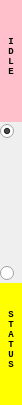
<?xml version="1.0" encoding="UTF-8"?>
<ui version="4.0">
 <class>SpecialPort</class>
 <widget class="QWidget" name="SpecialPort">
  <property name="geometry">
   <rect>
    <x>0</x>
    <y>0</y>
    <width>22</width>
    <height>405</height>
   </rect>
  </property>
  <property name="font">
   <font>
    <pointsize>7</pointsize>
   </font>
  </property>
  <property name="windowTitle">
   <string>Form</string>
  </property>
  <layout class="QVBoxLayout" name="verticalLayout">
   <property name="spacing">
    <number>2</number>
   </property>
   <property name="leftMargin">
    <number>0</number>
   </property>
   <property name="topMargin">
    <number>0</number>
   </property>
   <property name="rightMargin">
    <number>0</number>
   </property>
   <property name="bottomMargin">
    <number>0</number>
   </property>
   <item>
    <widget class="QLabel" name="lblInput">
     <property name="palette">
      <palette>
       <active>
        <colorrole role="WindowText">
         <brush brushstyle="SolidPattern">
          <color alpha="255">
           <red>0</red>
           <green>0</green>
           <blue>0</blue>
          </color>
         </brush>
        </colorrole>
        <colorrole role="Button">
         <brush brushstyle="SolidPattern">
          <color alpha="255">
           <red>255</red>
           <green>192</green>
           <blue>203</blue>
          </color>
         </brush>
        </colorrole>
        <colorrole role="Text">
         <brush brushstyle="SolidPattern">
          <color alpha="255">
           <red>0</red>
           <green>0</green>
           <blue>0</blue>
          </color>
         </brush>
        </colorrole>
        <colorrole role="ButtonText">
         <brush brushstyle="SolidPattern">
          <color alpha="255">
           <red>0</red>
           <green>0</green>
           <blue>0</blue>
          </color>
         </brush>
        </colorrole>
        <colorrole role="Base">
         <brush brushstyle="SolidPattern">
          <color alpha="255">
           <red>255</red>
           <green>192</green>
           <blue>203</blue>
          </color>
         </brush>
        </colorrole>
        <colorrole role="Window">
         <brush brushstyle="SolidPattern">
          <color alpha="255">
           <red>255</red>
           <green>192</green>
           <blue>203</blue>
          </color>
         </brush>
        </colorrole>
       </active>
       <inactive>
        <colorrole role="WindowText">
         <brush brushstyle="SolidPattern">
          <color alpha="255">
           <red>0</red>
           <green>0</green>
           <blue>0</blue>
          </color>
         </brush>
        </colorrole>
        <colorrole role="Button">
         <brush brushstyle="SolidPattern">
          <color alpha="255">
           <red>255</red>
           <green>192</green>
           <blue>203</blue>
          </color>
         </brush>
        </colorrole>
        <colorrole role="Text">
         <brush brushstyle="SolidPattern">
          <color alpha="255">
           <red>0</red>
           <green>0</green>
           <blue>0</blue>
          </color>
         </brush>
        </colorrole>
        <colorrole role="ButtonText">
         <brush brushstyle="SolidPattern">
          <color alpha="255">
           <red>0</red>
           <green>0</green>
           <blue>0</blue>
          </color>
         </brush>
        </colorrole>
        <colorrole role="Base">
         <brush brushstyle="SolidPattern">
          <color alpha="255">
           <red>255</red>
           <green>192</green>
           <blue>203</blue>
          </color>
         </brush>
        </colorrole>
        <colorrole role="Window">
         <brush brushstyle="SolidPattern">
          <color alpha="255">
           <red>255</red>
           <green>192</green>
           <blue>203</blue>
          </color>
         </brush>
        </colorrole>
       </inactive>
       <disabled>
        <colorrole role="WindowText">
         <brush brushstyle="SolidPattern">
          <color alpha="255">
           <red>0</red>
           <green>0</green>
           <blue>0</blue>
          </color>
         </brush>
        </colorrole>
        <colorrole role="Button">
         <brush brushstyle="SolidPattern">
          <color alpha="255">
           <red>255</red>
           <green>192</green>
           <blue>203</blue>
          </color>
         </brush>
        </colorrole>
        <colorrole role="Text">
         <brush brushstyle="SolidPattern">
          <color alpha="255">
           <red>0</red>
           <green>0</green>
           <blue>0</blue>
          </color>
         </brush>
        </colorrole>
        <colorrole role="ButtonText">
         <brush brushstyle="SolidPattern">
          <color alpha="255">
           <red>0</red>
           <green>0</green>
           <blue>0</blue>
          </color>
         </brush>
        </colorrole>
        <colorrole role="Base">
         <brush brushstyle="SolidPattern">
          <color alpha="255">
           <red>255</red>
           <green>192</green>
           <blue>203</blue>
          </color>
         </brush>
        </colorrole>
        <colorrole role="Window">
         <brush brushstyle="SolidPattern">
          <color alpha="255">
           <red>255</red>
           <green>192</green>
           <blue>203</blue>
          </color>
         </brush>
        </colorrole>
       </disabled>
      </palette>
     </property>
     <property name="font">
      <font>
       <family>Monospace</family>
       <weight>75</weight>
       <italic>false</italic>
       <bold>true</bold>
      </font>
     </property>
     <property name="layoutDirection">
      <enum>Qt::RightToLeft</enum>
     </property>
     <property name="autoFillBackground">
      <bool>false</bool>
     </property>
     <property name="styleSheet">
      <string notr="true">QLabel { background-color : pink; color : black; }</string>
     </property>
     <property name="text">
      <string>I
D
L
E
</string>
     </property>
     <property name="alignment">
      <set>Qt::AlignCenter</set>
     </property>
    </widget>
   </item>
   <item>
    <widget class="QRadioButton" name="rbInput">
     <property name="text">
      <string/>
     </property>
     <property name="checked">
      <bool>true</bool>
     </property>
    </widget>
   </item>
   <item>
    <widget class="QLabel" name="lblFiller">
     <property name="text">
      <string/>
     </property>
    </widget>
   </item>
   <item>
    <widget class="QRadioButton" name="rbOutput">
     <property name="text">
      <string/>
     </property>
    </widget>
   </item>
   <item>
    <widget class="QLabel" name="lblOutput">
     <property name="font">
      <font>
       <family>Monospace</family>
       <weight>75</weight>
       <bold>true</bold>
      </font>
     </property>
     <property name="styleSheet">
      <string notr="true">QLabel { background-color : yellow; color : black; }</string>
     </property>
     <property name="text">
      <string>S
T
A
T
U
S
</string>
     </property>
     <property name="alignment">
      <set>Qt::AlignCenter</set>
     </property>
    </widget>
   </item>
  </layout>
 </widget>
 <resources/>
 <connections/>
</ui>
